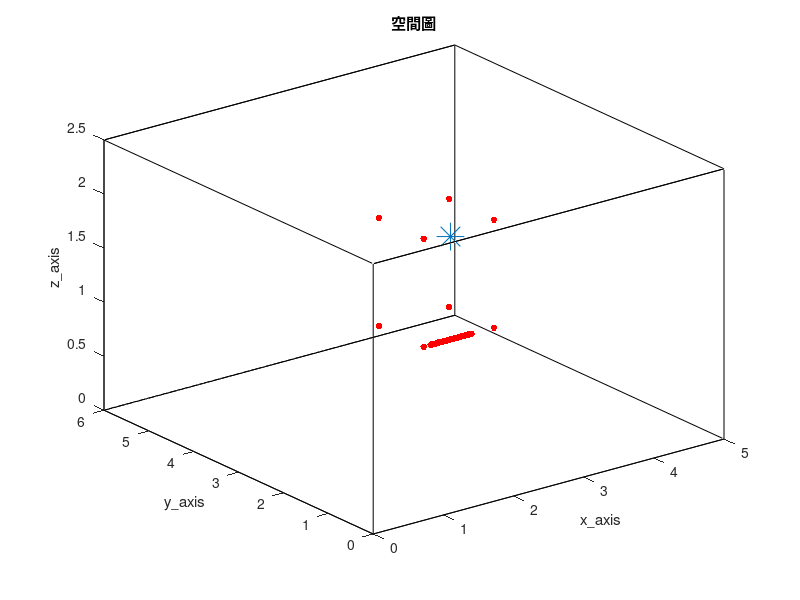

Source code (MATLAB): (Note: this script raises an error after producing the figure.)
clc; clear;
close all;

% 加入資料夾 %
addpath('wpe_v1.33')

tic

%% RIR parameter %%
SorNum = 1;                                              % source number
MicNum_TDOA = 8;                                         % TDOA麥克風數量
MicNum = 38;                                             % number of microphone
c = 343;                                                 % Sound velocity (m/s)
fs = 16000;                                              % Sample frequency (samples/s)

% distributed 8 mic %
mic_x = [ 200 ; 300 ; 300 ; 200 ; 200 ; 300 ; 300 ; 200 ]./100;
mic_y = [ 200 ; 200 ; 300 ; 300 ; 200 ; 200 ; 300 ; 300 ]./100;
mic_z = [ 100 ; 100 ; 100 ; 100 ; 200 ; 200 ; 200 ; 200 ]./100;
MicPos = [mic_x, mic_y, mic_z,];

% ULA 30 mics %
MicStart = [210, 200, 100]/100;
spacing = 0.02;
for i = MicNum_TDOA+1:MicNum
    MicPos(i, :) = [MicStart(1, 1)+(i-(MicNum_TDOA+1))*spacing, MicStart(1, 2), MicStart(1, 3)];
end

SorPos = [270, 250, 180]/100;                            % source position (m)
room_dim = [500, 600, 250]/100;                          % Room dimensions [x y z] (m)
%%%%%%%%%%%%%%%%%%%%%%%%%%%%%%%%%%%%%%%%%%%%%%%%%%%%%%%%%%%%%%%%%%%%%%%%%%%%%%%%%%%%%%%%%%%%%%%%%%%%%%%%%%%%%%%%%%%
reverberation_time = 0.2;                                % Reverberation time (s)
points_rir = 2048;                                       % Number of rir points (需比 reverberation time 還長)
look_mic = 10;
%%%%%%%%%%%%%%%%%%%%%%%%%%%%%%%%%%%%%%%%%%%%%%%%%%%%%%%%%%%%%%%%%%%%%%%%%%%%%%%%%%%%%%%%%%%%%%%%%%%%%%%%%%%%%%%%%%%
mtype = 'omnidirectional';                               % Type of microphone
order = -1;                                              % -1 equals maximum reflection order!
dim = 3;                                                 % Room dimension
orientation = 0;                                         % Microphone orientation (rad)
hp_filter = 1;                                           % Disable high-pass filter

referencce_point = MicPos(1, :);
sorpos_groundtruth = SorPos - referencce_point;

% 畫空間圖 %
figure(1);
plot3( [0 room_dim(1, 1) room_dim(1, 1) 0 0 0 room_dim(1, 1) room_dim(1, 1) 0 0 room_dim(1, 1) room_dim(1, 1) 0 0 room_dim(1, 1) room_dim(1, 1)], ...
       [0 0 room_dim(1, 2) room_dim(1, 2) 0 0 0 room_dim(1, 2) room_dim(1, 2) room_dim(1, 2) room_dim(1, 2) room_dim(1, 2) room_dim(1, 2) 0 0 0], ...
       [0 0 0 0 0 room_dim(1, 3) room_dim(1, 3) room_dim(1, 3) room_dim(1, 3) 0 0 room_dim(1, 3) room_dim(1, 3) room_dim(1, 3) room_dim(1, 3) 0] , 'k')
hold on
plot3(MicPos(:, 1), MicPos(:, 2), MicPos(:, 3), 'r.', 'MarkerSize', 15)
hold on
plot3(SorPos(:, 1), SorPos(:, 2), SorPos(:, 3), '*', 'MarkerSize', 20)
hold off
xlabel('x\_axis')
ylabel('y\_axis')
zlabel('z\_axis')
title('空間圖')
shg

%% load ground-truth RIR (h) %%
% 產生 RIR 和存.mat 檔 %
h = rir_generator(c, fs, MicPos, SorPos, room_dim, reverberation_time, points_rir, mtype, order, dim, orientation, hp_filter);
rir_filename_str = ['h\h_', string(reverberation_time), 'x', string(MicNum), 'x', string(points_rir), '.mat'];
rir_filemane = join(rir_filename_str, '');
save(rir_filemane, 'h')

rir_filename_str = ['h\h_', string(reverberation_time), 'x', string(MicNum), 'x', string(points_rir), '.mat'];
rir_filemane = join(rir_filename_str, '');
load(rir_filemane)

%% window parameter %%
NFFT = 1024;
hopsize = 256;

win = hamming(NFFT);
osfac = round(NFFT/hopsize);

frequency = NFFT/2 + 1;
L = length(hopsize:hopsize:points_rir+2*NFFT-2);    % (len(win) + len(win) - 1) + points_rir - 1
freqs_vector = linspace(0, fs/2, frequency);

%% 讀音檔 (source) %%
Second = 23;
SorLen =  Second*fs;

% load speech source %
[source_transpose, fs] = audioread('245.wav', [1, SorLen]);
source = source_transpose.';

%% 產生麥克風訊號，先在時域上 convolution 再做 stft (y_nodelay y_delay Y_delay ) %%
% convolution source and RIR %
as = zeros(MicNum, points_rir+SorLen-1);
for i = 1 : MicNum
    as(i, :) = conv(h(i, :), source);
end

extra_delay_y = (ceil(NFFT/hopsize) - 1)*hopsize;    % put delay for equilization between time convolution and CTF 
y_delay = zeros(MicNum, SorLen);
y_delay(:, extra_delay_y+1:end) = as(:, 1:SorLen-extra_delay_y);
y_nodelay = as(:, 1:SorLen);

% y_delay 轉頻域 %
y_delay_transpose = y_delay.';
[Y_delay, ~, ~] = stft(y_delay_transpose, fs, Window=win, OverlapLength=NFFT-hopsize, FFTLength=NFFT, FrequencyRange='onesided');
NumOfFrame = size(Y_delay, 2);

%% TDOA localization %%
% GCC-PHAT for delay estimation %
delay = zeros(MicNum_TDOA-1, 1);
difference = zeros(MicNum_TDOA-1, 1);
for i = 1:MicNum_TDOA-1
    delay(i, :) = gccphat(y_nodelay(i+1,:).', y_nodelay(1,:).', fs);
    difference(i, :) = delay(i, :)*c;
end

% mics position with repect to reference point %
micpos = [mic_x, mic_y, mic_z,] - referencce_point;

% generate parameters matrix %
A = 2*[micpos(2:end, :), difference];
b = micpos(2:end, 1).^2 + micpos(2:end, 2).^2 + micpos(2:end, 3).^2 - difference.^2;
%%%%%%%%%%%%%%%%%%%%%%%%%%%%%%%%%%%%%%%%%%%%%%%%%%%%%%%%%%%%%%%%%%%%%%%%%%%%%%%%%%%%%%%%%%%%%%%%%%%%%%%%%%%%%%%%%%%
sigma = 0.01;
%%%%%%%%%%%%%%%%%%%%%%%%%%%%%%%%%%%%%%%%%%%%%%%%%%%%%%%%%%%%%%%%%%%%%%%%%%%%%%%%%%%%%%%%%%%%%%%%%%%%%%%%%%%%%%%%%%%
psi = 4*sigma^2*(ones(MicNum_TDOA-1, 1)*ones(MicNum_TDOA-1, 1).' + eye(MicNum_TDOA-1))*difference*difference.';
dia_load_psi = 1;
invpsi = inv(psi+dia_load_psi*eye(MicNum_TDOA-1)); 
P = [1 0 0 0;0 1 0 0;0 0 1 0;0 0 0 -1];

% find possible root %
syms Z
theta = pinv(A.'*invpsi*A+Z*P )*(A.'*invpsi*b);
I = theta.'*P*theta;
[num, den] = numden(I);
poly = sym2poly(num);
roots = roots(poly);
roots_real = roots(imag(roots)==0, :);    % 取只有實數的根
if isempty(roots_real)
    roots_real = [roots_real; 0];
end

% find actual root from posible root %
if size(roots_real, 1) > 1
    theta = zeros(4, size(roots_real, 1));
    costfun = zeros(size(roots_real, 1), 1);
    for i = 1:size(roots_real, 1)
        theta(:, i) = pinv(A.'*invpsi*A+roots_real(i, :)*P )*(A.'*invpsi*b);
        costfun(i, :) = (A*theta(:, i)-b).'*invpsi*(A*theta(:, i)-b);
    end

    [~, min_index] = min(costfun);
    sorpos_estimation = theta(1:3, min_index).';
else
    theta = pinv(A.'*invpsi*A+roots_real*P )*(A.'*invpsi*b);
    sorpos_estimation = theta(1:3, :).';
end

%% load y_wpe (y_wpe) %%
% do wpe %
y_wpe = wpe(y_nodelay.', 'wpe_parameter.m');
y_wpe = y_wpe.';

% 存 wpe mat %
y_wpe_1 = y_wpe(1:MicNum_TDOA, :);
y_wpe_2 = y_wpe(MicNum_TDOA+1:end, :);
y_wpe_filename_str_1 = ['y\y_wpe_', string(reverberation_time), '_1.mat'];
y_wpe_filename_str_2 = ['y\y_wpe_', string(reverberation_time), '_2.mat'];
y_wpe_filename_1 = join(y_wpe_filename_str_1, '');
y_wpe_filename_2 = join(y_wpe_filename_str_2, '');
save(y_wpe_filename_1, 'y_wpe_1')
save(y_wpe_filename_2, 'y_wpe_2')

% load y_wpe %
y_wpe_1 = y_wpe(1:MicNum_TDOA, :);
y_wpe_2 = y_wpe(MicNum_TDOA+1:end, :);
y_wpe_filename_str_1 = ['y\y_wpe_', string(reverberation_time), '_1.mat'];
y_wpe_filename_str_2 = ['y\y_wpe_', string(reverberation_time), '_2.mat'];
y_wpe_filename_1 = join(y_wpe_filename_str_1, '');
y_wpe_filename_2 = join(y_wpe_filename_str_2, '');
load(y_wpe_filename_1)
load(y_wpe_filename_2)
y_wpe = [y_wpe_1; y_wpe_2];

%% DAS beamformer (Y_DAS) %%
% 算 mic 與 source 之距離 %
distance = zeros(MicNum, SorNum);
for i = 1 : MicNum
    distance(i, :) =  sqrt(sum((SorPos - MicPos(i, :)).^2));    % 其實應該用sorpos_estimation+referencce_point 不過差不到一公分
end

% 算 a %
a = zeros(MicNum, SorNum, frequency);
for n = 1:frequency
    omega = 2*pi*freqs_vector(n);
    a(:, :, n) = exp(-1j*omega/c*distance)./distance;
end

% 算 DAS weight %
w = a/MicNum;

% 算 Y_DAS %
y_wpe_transpose = y_wpe.';
[Y_wpe, ~, ~] = stft(y_wpe_transpose, fs, Window=win, OverlapLength=NFFT-hopsize, FFTLength=NFFT, FrequencyRange='onesided');

Y_DAS = zeros(frequency, NumOfFrame);
for FrameNo= 1:NumOfFrame
    for n = 1: frequency
         Y_DAS(n, FrameNo) = w(:, :, n)'*squeeze(Y_wpe(n, FrameNo, :));
    end  

end

%%  Wiener filter %%
start_ini_frame = L;
ini_frame = NumOfFrame;

% compute Rss %
forfac_ini_Rss = 0.999;
Rss = zeros(L, L, frequency);
for FrameNo= start_ini_frame:ini_frame
    S_choose = Y_DAS(:, FrameNo+1-L:FrameNo).';
    for n = 1: frequency
         Rss(:,:,n) = forfac_ini_Rss*Rss(:,:,n) + (1-forfac_ini_Rss)*flip(S_choose(:,n)) * flip(S_choose(:,n))';
    end  

end

% compute Rsy %
forfac_ini_Rsy = 0.999;
Rsy = zeros(L, MicNum, frequency);
for FrameNo= start_ini_frame:ini_frame
    S_choose = Y_DAS(:, FrameNo+1-L:FrameNo).';
    Y_choose = squeeze(Y_delay(:, FrameNo, :)).';
    for n = 1: frequency
         Rsy(:,:,n) = forfac_ini_Rsy*Rsy(:,:,n) + (1-forfac_ini_Rsy)*flip(S_choose(:,n)) * Y_choose(:,n)';
    end 

end

% Wiener solution %
A = zeros(MicNum, L, frequency);
dia_load_ini = 10^(-7);
for n = 1:frequency
    A(:,:,n) = Rsy(:,:,n)'/(Rss(:,:,n) + dia_load_ini.*eye(L));
end

% A 轉回時域 %
A_forplot = zeros(frequency, L, MicNum);
for i = 1 : MicNum
    A_forplot(:, :, i) = squeeze(A(i, :, :)).';
end

A_tdomain = reconstruct_RIR_normalwindow(points_rir, NFFT, hopsize, L, win, fs, frequency, MicNum, A_forplot);    % dimension = MicNum x (points_rir+(osfac-1)*hopsize)
A_tdomain = A_tdomain(:, hopsize*(osfac-1)+1:end);
ratio_A_tdomain = zeros(MicNum, 1);
for i = 1:MicNum
    ratio_A_tdomain(i, :) = max(abs(h(i, :)))/max(abs(A_tdomain(i, :)));
end

A_tdomain = A_tdomain.*ratio_A_tdomain;

%  算 NRMSPM %
h_NRMSPM = reshape(h.', [MicNum*points_rir 1]);
aa_NRMSPM = reshape(A_tdomain.', [MicNum*points_rir 1]);
NRMSPM_Wiener = 20*log10(norm(h_NRMSPM-h_NRMSPM.'*aa_NRMSPM/(aa_NRMSPM.'*aa_NRMSPM)*aa_NRMSPM)/norm(h_NRMSPM));

% estimated RIR and absolute error plot %
h_yaxis_upperlimit = max(h(look_mic, :)) + 0.01;
h_yaxis_underlimit = min(h(look_mic, :)) - 0.01;
ATF = fft(h, points_rir, 2);
ATF_estimated = fft(A_tdomain, points_rir, 2);

figure(1)
subplot(2, 1, 1);
plot(h(look_mic, :), 'r');
hold on
plot(A_tdomain(look_mic, :), 'b');
hold off
ylim([h_yaxis_underlimit h_yaxis_upperlimit])
xlim([1 points_rir])
legend('ground-truth RIR', 'estimated RIR')
xlabel('time samples')
ylabel('RIR')

subplot(2, 1, 2);
plot(linspace(0, fs/2, points_rir/2+1), abs(ATF(look_mic, 1:points_rir/2+1) - ATF_estimated(look_mic, 1:points_rir/2+1)));
ylim([0 1])
xlabel('frequency (Hz)')
ylabel('absolute error')
shg

% save A and fig %
algorithm = 'Wiener';
A_filename_str = ['A\A_', string(reverberation_time), 'x', algorithm, '.mat'];
A_filename = join(A_filename_str, '');
save(A_filename, 'A')

fig_filename_str = ['fig\fig_', string(reverberation_time), 'x', algorithm, '.fig'];
fig_filename = join(fig_filename_str, '');
savefig(fig_filename)

% MINT %
g_len = floor(points_rir/1000)/4*3000;
weight_len = floor(g_len/4);
dia_load_MINT = 10^(-7);
source_MINT_Wiener = MINT(A_tdomain, y_nodelay, g_len, weight_len, dia_load_MINT);

%% RLS %%
start_ini_frame = L;
ini_frame = NumOfFrame;

% vector error RLS %
A = zeros(MicNum, L, frequency);
error = zeros(MicNum, (ini_frame-start_ini_frame+1), frequency);
lambda = 0.99;
for n = 1: frequency
    weight = zeros(L, MicNum);
    P = (1e-2)^-1*eye(L);
    for FrameNo = start_ini_frame:ini_frame
        Y_DAS_choose = flip(Y_DAS(n, FrameNo-L+1:FrameNo).');
        Y_delay_choose = squeeze(Y_delay(n, FrameNo, :));
        error(:, FrameNo-start_ini_frame+1, n) = Y_delay_choose' - Y_DAS_choose'*weight;
        k_RLS = lambda^-1*P*Y_DAS_choose/(1 + lambda^-1*Y_DAS_choose'*P*Y_DAS_choose);
        weight = weight + k_RLS*error(:, FrameNo-start_ini_frame+1, n).';
        P = lambda^-1*P - lambda^-1*k_RLS*Y_DAS_choose'*P;
    end

    A(:, :, n) = weight';
end

% A 轉回時域 %
A_forplot = zeros(frequency, L, MicNum);
for i = 1 : MicNum
    A_forplot(:, :, i) = squeeze(A(i, :, :)).';
end

A_tdomain = reconstruct_RIR_normalwindow(points_rir, NFFT, hopsize, L, win, fs, frequency, MicNum, A_forplot);    % dimension = MicNum x (points_rir+(osfac-1)*hopsize)
A_tdomain = A_tdomain(:, hopsize*(osfac-1)+1:end);
ratio_A_tdomain = zeros(MicNum, 1);
for i = 1:MicNum
    ratio_A_tdomain(i, :) = max(abs(h(i, :)))/max(abs(A_tdomain(i, :)));
end

A_tdomain = A_tdomain.*ratio_A_tdomain;

%  算 NRMSPM %
h_NRMSPM = reshape(h.', [MicNum*points_rir 1]);
aa_NRMSPM = reshape(A_tdomain.', [MicNum*points_rir 1]);
NRMSPM_RLS = 20*log10(norm(h_NRMSPM-h_NRMSPM.'*aa_NRMSPM/(aa_NRMSPM.'*aa_NRMSPM)*aa_NRMSPM)/norm(h_NRMSPM));

% estimated RIR and absolute error plot %
h_yaxis_upperlimit = max(h(look_mic, :)) + 0.01;
h_yaxis_underlimit = min(h(look_mic, :)) - 0.01;
ATF = fft(h, points_rir, 2);
ATF_estimated = fft(A_tdomain, points_rir, 2);

figure(2)
subplot(2, 1, 1);
plot(h(look_mic, :), 'r');
hold on
plot(A_tdomain(look_mic, :), 'b');
hold off
ylim([h_yaxis_underlimit h_yaxis_upperlimit])
xlim([1 points_rir])
legend('ground-truth RIR', 'estimated RIR')
xlabel('time samples')
ylabel('RIR')

subplot(2, 1, 2);
plot(linspace(0, fs/2, points_rir/2+1), abs(ATF(look_mic, 1:points_rir/2+1) - ATF_estimated(look_mic, 1:points_rir/2+1)));
ylim([0 1])
xlabel('frequency (Hz)')
ylabel('absolute error')
shg

% save A %
algorithm = 'RLS';
A_filename_str = ['A\A_', string(reverberation_time), 'x', algorithm, '.mat'];
A_filename = join(A_filename_str, '');
save(A_filename, 'A')

fig_filename_str = ['fig\fig_', string(reverberation_time), 'x', algorithm, '.fig'];
fig_filename = join(fig_filename_str, '');
savefig(fig_filename)

% MINT %
g_len = floor(points_rir/1000)/4*3000;
weight_len = floor(g_len/4);
dia_load_MINT = 10^(-7);
source_MINT_RLS = MINT(A_tdomain, y_nodelay, g_len, weight_len, dia_load_MINT);

%% Kalman filter %%
start_ini_frame = L;
ini_frame = NumOfFrame;

% Kalman filter %
A = zeros(MicNum, L, frequency);
parfor i = 1:MicNum
    for n =1:frequency
        weight = zeros(L, 1);
        P = 0.5*eye(L);    % error covariance matrix %
        K = zeros(L, 1);    % Kalman gain %
        R = 10^(-3);    % measurement noise covariance matrix %
        for FrameNo = start_ini_frame:ini_frame
            % no time update only have measurement update %
            K = P*flip(Y_DAS(n, FrameNo-L+1:FrameNo).')*inv(conj(flip(Y_DAS(n, FrameNo-L+1:FrameNo)))*P*flip(Y_DAS(n, FrameNo-L+1:FrameNo).') + R);
            weight = weight + K*(conj(Y_delay(n, FrameNo, i)) - conj(flip(Y_DAS(n, FrameNo-L+1:FrameNo)))*weight);
            P = P - K*conj(flip(Y_DAS(n, FrameNo-L+1:FrameNo)))*P;
        end
    
        A(i, :, n) = weight';
    end

end

% A 轉回時域 %
A_forplot = zeros(frequency, L, MicNum);
for i = 1 : MicNum
    A_forplot(:, :, i) = squeeze(A(i, :, :)).';
end

A_tdomain = reconstruct_RIR_normalwindow(points_rir, NFFT, hopsize, L, win, fs, frequency, MicNum, A_forplot);    % dimension = MicNum x (points_rir+(osfac-1)*hopsize)
A_tdomain = A_tdomain(:, hopsize*(osfac-1)+1:end);
ratio_A_tdomain = zeros(MicNum, 1);
for i = 1:MicNum
    ratio_A_tdomain(i, :) = max(abs(h(i, :)))/max(abs(A_tdomain(i, :)));
end

A_tdomain = A_tdomain.*ratio_A_tdomain;

%  算 NRMSPM %
h_NRMSPM = reshape(h.', [MicNum*points_rir 1]);
aa_NRMSPM = reshape(A_tdomain.', [MicNum*points_rir 1]);
NRMSPM_Kalman = 20*log10(norm(h_NRMSPM-h_NRMSPM.'*aa_NRMSPM/(aa_NRMSPM.'*aa_NRMSPM)*aa_NRMSPM)/norm(h_NRMSPM));

% estimated RIR and absolute error plot %
h_yaxis_upperlimit = max(h(look_mic, :)) + 0.01;
h_yaxis_underlimit = min(h(look_mic, :)) - 0.01;
ATF = fft(h, points_rir, 2);
ATF_estimated = fft(A_tdomain, points_rir, 2);

figure(3)
subplot(2, 1, 1);
plot(h(look_mic, :), 'r');
hold on
plot(A_tdomain(look_mic, :), 'b');
hold off
ylim([h_yaxis_underlimit h_yaxis_upperlimit])
xlim([1 points_rir])
legend('ground-truth RIR', 'estimated RIR')
xlabel('time samples')
ylabel('RIR')

subplot(2, 1, 2);
plot(linspace(0, fs/2, points_rir/2+1), abs(ATF(look_mic, 1:points_rir/2+1) - ATF_estimated(look_mic, 1:points_rir/2+1)));
ylim([0 1])
xlabel('frequency (Hz)')
ylabel('absolute error')
shg

% save A %
algorithm = 'Kalman';
A_filename_str = ['A\A_', string(reverberation_time), 'x', algorithm, '.mat'];
A_filename = join(A_filename_str, '');
save(A_filename, 'A')

fig_filename_str = ['fig\fig_', string(reverberation_time), 'x', algorithm, '.fig'];
fig_filename = join(fig_filename_str, '');
savefig(fig_filename)

% MINT %
g_len = floor(points_rir/1000)/4*3000;
weight_len = floor(g_len/4);
dia_load_MINT = 10^(-7);
source_MINT_Kalman = MINT(A_tdomain, y_nodelay, g_len, weight_len, dia_load_MINT);

%% save .wav 檔 %%
point_start_save = 18*fs;
source_max  = max(abs(source(1, point_start_save:end)));
source_MINT_Wiener_max  = max(abs(source_MINT_Wiener(1, point_start_save:end)));
source_MINT_RLS_max  = max(abs(source_MINT_RLS(1, point_start_save:end)));
source_MINT_Kalman_max  = max(abs(source_MINT_Kalman(1, point_start_save:end)));

audiowrite('wav\source.wav', source(1, point_start_save:end), fs)

ratio_y_nodelay = 0.8 / max(abs(y_nodelay(look_mic, point_start_save:end))) ;
y_filemane_str = ['wav\y_nodelay_partial_', string(reverberation_time), '.wav'];
y_filemane = join(y_filemane_str, '');
audiowrite(y_filemane, y_nodelay(look_mic, point_start_save:end)*ratio_y_nodelay, fs)

ratio_y_wpe = 0.8 / max(abs(y_wpe(look_mic, point_start_save:end))) ;
y_filemane_str = ['wav\y_wpe_partial_', string(reverberation_time), '.wav'];
y_filemane = join(y_filemane_str, '');
audiowrite(y_filemane, y_wpe(look_mic, point_start_save:end)*ratio_y_wpe, fs)

source_MINT_filemane_str = ['wav\source_predict_partial_Wiener_MINT_', string(reverberation_time), '.wav'];
source_MINT_filemane = join(source_MINT_filemane_str, '');
audiowrite(source_MINT_filemane, source_MINT_Wiener(1, point_start_save:end).*(source_max/source_MINT_Wiener_max), fs)

source_MINT_filemane_str = ['wav\source_predict_partial_RLS_MINT_', string(reverberation_time), '.wav'];
source_MINT_filemane = join(source_MINT_filemane_str, '');
audiowrite(source_MINT_filemane, source_MINT_RLS(1, point_start_save:end).*(source_max/source_MINT_RLS_max), fs)

source_MINT_filemane_str = ['wav\source_predict_partial_Kalman_MINT_', string(reverberation_time), '.wav'];
source_MINT_filemane = join(source_MINT_filemane_str, '');
audiowrite(source_MINT_filemane, source_MINT_Kalman(1, point_start_save:end).*(source_max/source_MINT_Kalman_max), fs)

fprintf('done\n')

toc
